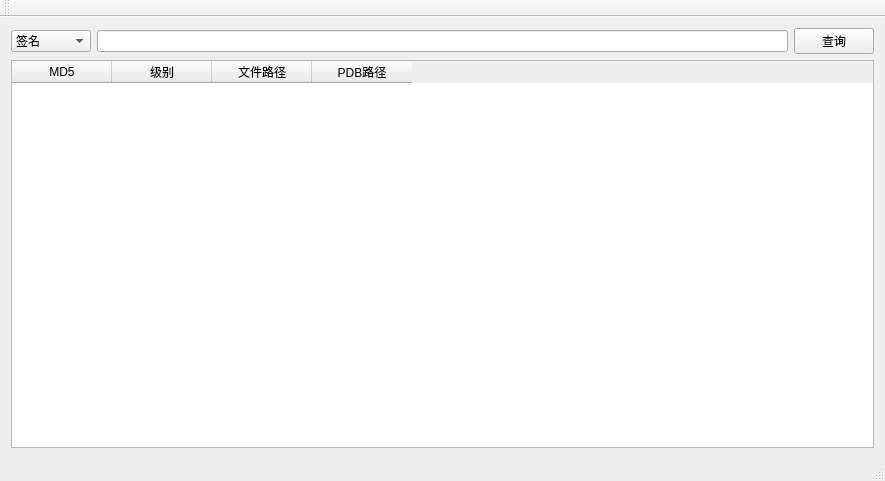
<?xml version="1.0" encoding="UTF-8"?>
<ui version="4.0">
 <class>MainWindow</class>
 <widget class="QMainWindow" name="MainWindow">
  <property name="geometry">
   <rect>
    <x>0</x>
    <y>0</y>
    <width>885</width>
    <height>481</height>
   </rect>
  </property>
  <property name="windowTitle">
   <string>MainWindow</string>
  </property>
  <widget class="QWidget" name="centralWidget">
   <layout class="QGridLayout" name="gridLayout">
    <item row="0" column="0">
     <layout class="QHBoxLayout" name="horizontalLayout">
      <item>
       <widget class="QComboBox" name="comboBox">
        <item>
         <property name="text">
          <string>签名</string>
         </property>
        </item>
        <item>
         <property name="text">
          <string>文件名</string>
         </property>
        </item>
        <item>
         <property name="text">
          <string>路径</string>
         </property>
        </item>
        <item>
         <property name="text">
          <string>公司信息</string>
         </property>
        </item>
        <item>
         <property name="text">
          <string>文件描述</string>
         </property>
        </item>
        <item>
         <property name="text">
          <string>PDB路径</string>
         </property>
        </item>
        <item>
         <property name="text">
          <string>图标</string>
         </property>
        </item>
       </widget>
      </item>
      <item>
       <widget class="QLineEdit" name="lineEdit"/>
      </item>
      <item>
       <widget class="QPushButton" name="pushButton">
        <property name="text">
         <string>查询</string>
        </property>
       </widget>
      </item>
     </layout>
    </item>
    <item row="4" column="0">
     <widget class="QTableWidget" name="tableWidget">
      <column>
       <property name="text">
        <string>MD5</string>
       </property>
      </column>
      <column>
       <property name="text">
        <string>级别</string>
       </property>
      </column>
      <column>
       <property name="text">
        <string>文件路径</string>
       </property>
      </column>
      <column>
       <property name="text">
        <string>PDB路径</string>
       </property>
      </column>
     </widget>
    </item>
   </layout>
  </widget>
  <widget class="QMenuBar" name="menuBar">
   <property name="geometry">
    <rect>
     <x>0</x>
     <y>0</y>
     <width>885</width>
     <height>23</height>
    </rect>
   </property>
  </widget>
  <widget class="QToolBar" name="mainToolBar">
   <attribute name="toolBarArea">
    <enum>TopToolBarArea</enum>
   </attribute>
   <attribute name="toolBarBreak">
    <bool>false</bool>
   </attribute>
  </widget>
  <widget class="QStatusBar" name="statusBar"/>
 </widget>
 <layoutdefault spacing="6" margin="11"/>
 <resources/>
 <connections/>
</ui>
